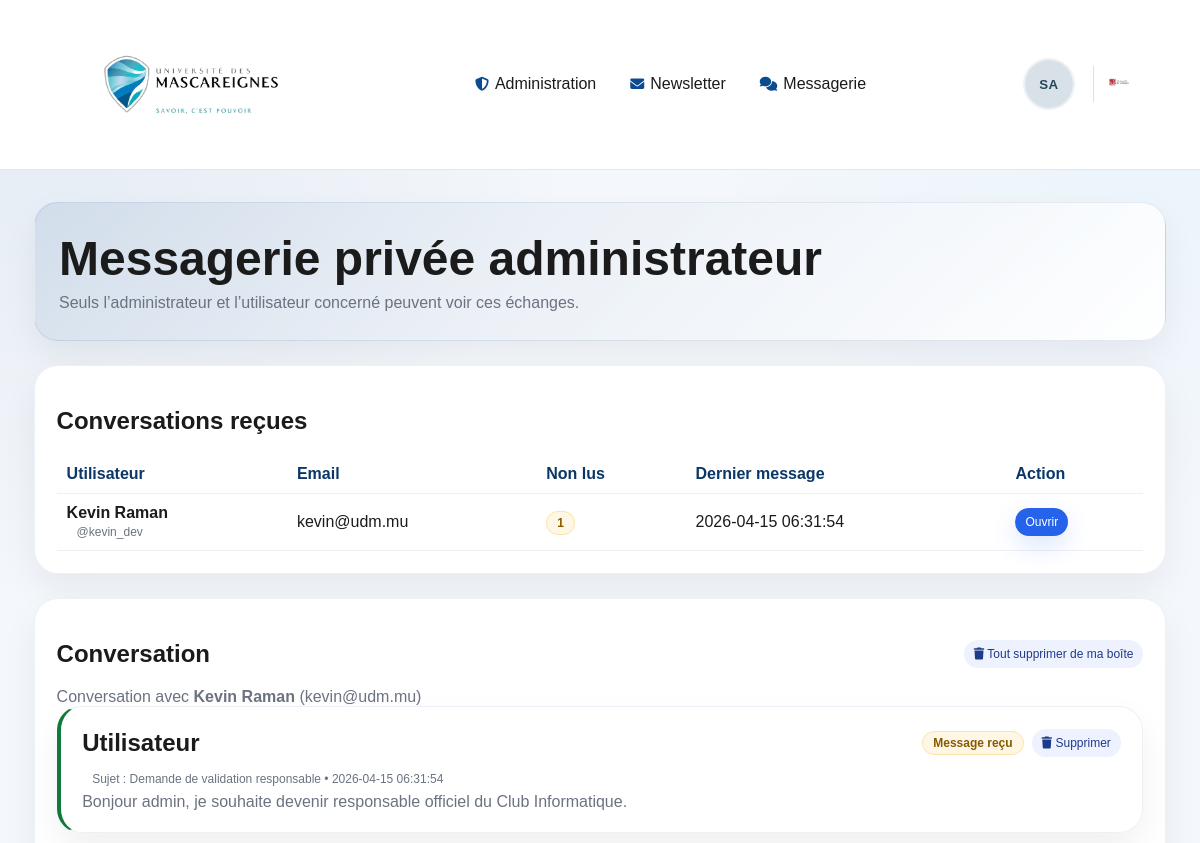
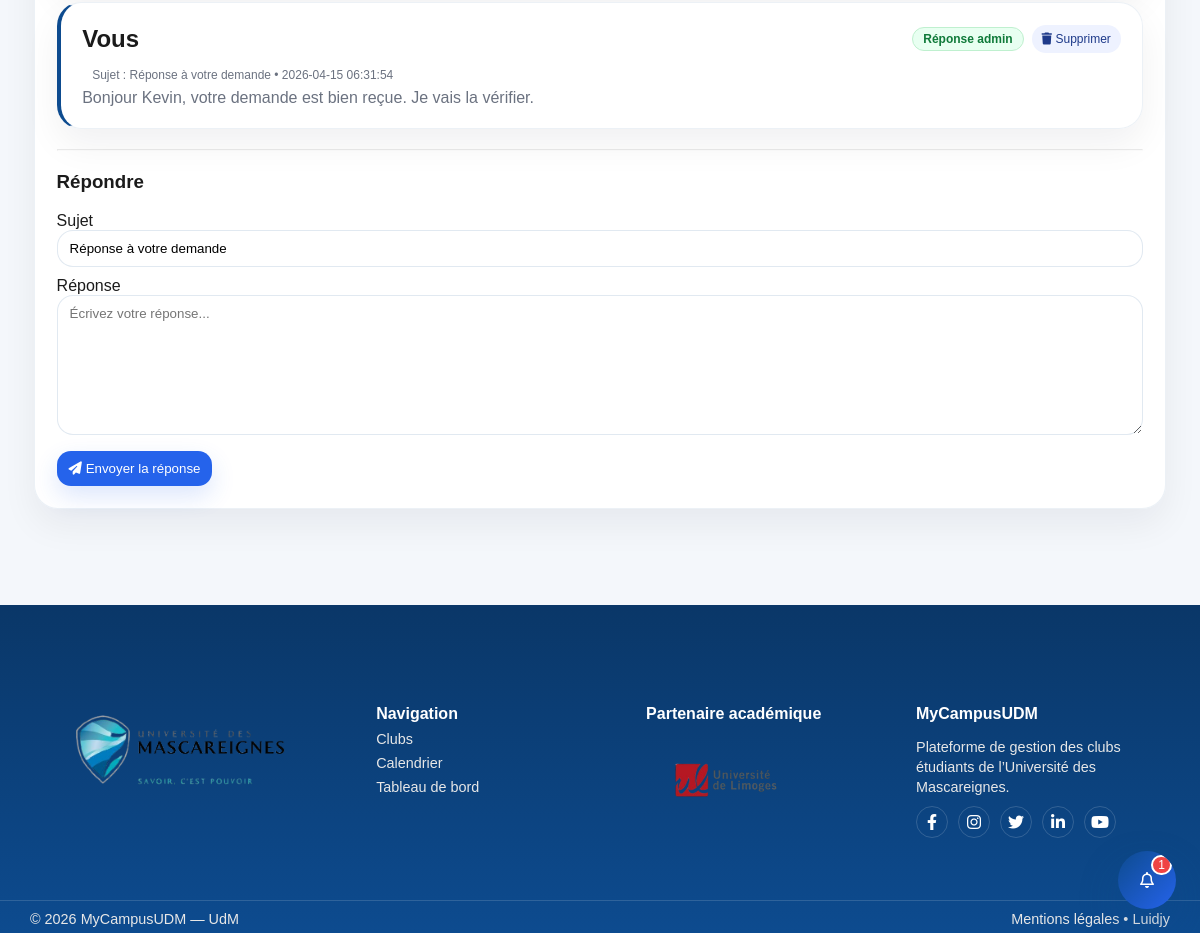
The app's page /MyCampusUdmClubsC5/messagerie_admin.php?user=2 (signed in) with its own data (2 pictures, top to bottom).
### tables this page shows
CREATE TABLE utilisateurs (
    id INT AUTO_INCREMENT PRIMARY KEY,
    nom VARCHAR(100) NOT NULL,
    prenom VARCHAR(100) NOT NULL,
    pseudo VARCHAR(50) DEFAULT NULL UNIQUE,
    email VARCHAR(150) NOT NULL UNIQUE,
    mot_de_passe_hash VARCHAR(255) NOT NULL,
    photo_profil VARCHAR(255) DEFAULT NULL,
    telephone VARCHAR(30) DEFAULT NULL,
    filiere VARCHAR(100) DEFAULT NULL,
    bio TEXT DEFAULT NULL,
    role ENUM('etudiant','responsable','admin') DEFAULT 'etudiant',
    statut ENUM('actif','inactif') DEFAULT 'actif',
    date_creation TIMESTAMP DEFAULT CURRENT_TIMESTAMP
);

CREATE TABLE messages_prives (
    id INT AUTO_INCREMENT PRIMARY KEY,
    expediteur_id INT NOT NULL,
    destinataire_id INT NOT NULL,
    sujet VARCHAR(200) NOT NULL,
    contenu TEXT NOT NULL,
    est_lu TINYINT(1) DEFAULT 0,
    supprime_par_expediteur TINYINT(1) NOT NULL DEFAULT 0,
    supprime_par_destinataire TINYINT(1) NOT NULL DEFAULT 0,
    date_envoi TIMESTAMP DEFAULT CURRENT_TIMESTAMP,
    INDEX idx_messages_expediteur (expediteur_id),
    INDEX idx_messages_destinataire (destinataire_id),
    FOREIGN KEY (expediteur_id) REFERENCES utilisateurs(id) ON DELETE CASCADE,
    FOREIGN KEY (destinataire_id) REFERENCES utilisateurs(id) ON DELETE CASCADE
);

### MyCampusUdmClubsC5/messagerie_admin.php (the view, shortened to what this page needs)
<?php
require "config/database.php";
$adminId = (int) $_SESSION["id"];
$selectedUserId = isset($_GET["user"]) ? (int) $_GET["user"] : 0;
$contactsStmt = $pdo->prepare("
    SELECT
        u.id,
        u.nom,
        u.prenom,
        u.pseudo,
        u.email,
        MAX(mp.date_envoi) AS dernier_message,
        SUM(
            CASE
                WHEN mp.destinataire_id = ? AND mp.est_lu = 0 AND mp.supprime_par_destinataire = 0 THEN 1
                ELSE 0
            END
        ) AS non_lus
    FROM messages_prives mp
    INNER JOIN utilisateurs u
        ON u.id = CASE
            WHEN mp.expediteur_id = ? THEN mp.destinataire_id
            ELSE mp.expediteur_id
        END
    WHERE (
            (mp.expediteur_id = ? AND mp.supprime_par_expediteur = 0)
         OR (mp.destinataire_id = ? AND mp.supprime_par_destinataire = 0)
    )
      AND u.id <> ?
      AND u.role <> 'admin'
    GROUP BY u.id, u.nom, u.prenom, u.pseudo, u.email
    ORDER BY dernier_message DESC
");
$contactsStmt->execute([$adminId, $adminId, $adminId, $adminId, $adminId]);
$contacts = $contactsStmt->fetchAll(PDO::FETCH_ASSOC);
$utilisateurSelectionne = null;
$messages = [];
$dernierSujet = "Réponse administrateur";
if ($selectedUserId > 0)
{
    $userStmt = $pdo->prepare("
        SELECT id, nom, prenom, pseudo, email
        FROM utilisateurs
        WHERE id = :id
          AND id <> :admin_id
          AND role <> 'admin'
        LIMIT 1
    ");
    $userStmt->execute([
        "id" => $selectedUserId,
        "admin_id" => $adminId
    ]);
    $utilisateurSelectionne = $userStmt->fetch(PDO::FETCH_ASSOC);
    if ($utilisateurSelectionne)
    {
        $messagesStmt = $pdo->prepare("
            SELECT mp.*, u.nom, u.prenom, u.pseudo
            FROM messages_prives mp
            INNER JOIN utilisateurs u ON u.id = mp.expediteur_id
            WHERE (
                    (mp.expediteur_id = :admin_id AND mp.destinataire_id = :user_id AND mp.supprime_par_expediteur = 0)
                 OR (mp.expediteur_id = :user_id AND mp.destinataire_id = :admin_id AND mp.supprime_par_destinataire = 0)
            )
            ORDER BY mp.date_envoi ASC, mp.id ASC
        ");
        $messagesStmt->execute([
            "admin_id" => $adminId,
            "user_id" => $selectedUserId
        ]);
        $messages = $messagesStmt->fetchAll(PDO::FETCH_ASSOC);
        if (!empty($messages))
        {
            $dernierMessage = end($messages);
            $dernierSujet = trim((string) $dernierMessage["sujet"]);
        }
    }
}
?>
<section class="entete-page">
    <h1>Messagerie privée administrateur</h1>
    <p class="texte-gris">Seuls l’administrateur et l’utilisateur concerné peuvent voir ces échanges.</p>
</section>
<section class="carte">
    <h2>Conversations reçues</h2>
    <?php if (empty($contacts)) : ?>
        <p class="texte-gris">Aucun message privé reçu pour le moment.</p>
    <?php else : ?>
        <table class="table">
            <thead>
                <tr>
                    <th>Utilisateur</th>
                    <th>Email</th>
                    <th>Non lus</th>
                    <th>Dernier message</th>
                    <th>Action</th>
                </tr>
            </thead>
            <tbody>
                <?php foreach ($contacts as $contact) : ?>
                    <tr>
                        <td>
                            <strong><?= htmlspecialchars(trim(($contact["prenom"] ?? "") . " " . ($contact["nom"] ?? ""))) ?></strong>
                            <?php if (!empty($contact["pseudo"])) : ?>
                                <br><span class="texte-gris petit">@<?= htmlspecialchars($contact["pseudo"]) ?></span>
                            <?php endif; ?>
                        </td>
                        <td><?= htmlspecialchars($contact["email"]) ?></td>
                        <td>
                            <?php if ((int) $contact["non_lus"] > 0) : ?>
                                <span class="badge badge-attente"><?= (int) $contact["non_lus"] ?></span>
                            <?php else : ?>
                                <span class="badge badge-actif">0</span>
                            <?php endif; ?>
                        </td>
                        <td><?= htmlspecialchars($contact["dernier_message"]) ?></td>
                        <td>
                            <a class="bouton petit" href="messagerie_admin.php?user=<?= (int) $contact["id"] ?>">
                                Ouvrir
                            </a>
                        </td>
                    </tr>
                <?php endforeach; ?>
            </tbody>
        </table>
    <?php endif; ?>
</section>
<section class="carte">
    <div class="carte-titre">
        <h2>Conversation</h2>
        <?php if ($utilisateurSelectionne && !empty($messages)) : ?>
            <form method="post" action="messagerie_admin.php?user=<?= (int) $utilisateurSelectionne["id"] ?>" onsubmit="return confirm('Supprimer tous les messages visibles de votre boîte ?');" style="margin:0;">
                <button type="submit" class="bouton bouton-secondaire petit">
                    <i class="fas fa-trash"></i> Tout supprimer de ma boîte
                </button>
            </form>
        <?php endif; ?>
    </div>
    <?php if (!$utilisateurSelectionne) : ?>
        <p class="texte-gris">Sélectionnez un utilisateur pour lire la conversation et répondre.</p>
    <?php else : ?>
        <p class="texte-gris">
            Conversation avec
            <strong><?= htmlspecialchars(trim(($utilisateurSelectionne["prenom"] ?? "") . " " . ($utilisateurSelectionne["nom"] ?? ""))) ?></strong>
            (<?= htmlspecialchars($utilisateurSelectionne["email"]) ?>)
        </p>
        <?php if (empty($messages)) : ?>
            <p class="texte-gris">Aucun message dans cette conversation.</p>
        <?php else : ?>
            <?php foreach ($messages as $message) : ?>
                <?php $envoyeParAdmin = (int) $message["expediteur_id"] === $adminId; ?>
                <article class="carte" style="margin-bottom:12px;border-left:4px solid <?= $envoyeParAdmin ? '#0d4b8f' : '#0f7a39' ?>;">
                    <div class="carte-titre">
                        <h2 style="margin:0;"><?= $envoyeParAdmin ? "Vous" : "Utilisateur" ?></h2>
                        <div style="display:flex;gap:8px;align-items:center;flex-wrap:wrap;">
                            <?php if ($envoyeParAdmin) : ?>
                                <span class="badge badge-actif">Réponse admin</span>
                            <?php else : ?>
                                <span class="badge badge-attente">Message reçu</span>
                            <?php endif; ?>
                            <form method="post" action="messagerie_admin.php?user=<?= (int) $utilisateurSelectionne["id"] ?>" onsubmit="return confirm('Supprimer ce message de votre boîte ?');" style="margin:0;">
                                <button type="submit" class="bouton bouton-secondaire petit">
                                    <i class="fas fa-trash"></i> Supprimer
                                </button>
                            </form>
                        </div>
                    </div>
                    <p class="petit texte-gris" style="margin-top:8px;">
                        Sujet : <?= htmlspecialchars($message["sujet"]) ?> • <?= htmlspecialchars($message["date_envoi"]) ?>
                    </p>
                    <p class="texte-gris"><?= nl2br(htmlspecialchars($message["contenu"])) ?></p>
                </article>
            <?php endforeach; ?>
        <?php endif; ?>
        <hr style="margin:20px 0;opacity:.2;">
        <h3>Répondre</h3>
        <form method="post" action="messagerie_admin.php?user=<?= (int) $utilisateurSelectionne["id"] ?>">
            <label>Sujet</label>
            <input
                type="text"
                name="sujet"
                class="champ"
                style="width:100%;margin-bottom:10px;"
                value="<?= htmlspecialchars($dernierSujet) ?>"
                required
            >
            <label>Réponse</label>
            <textarea
                name="contenu"
                class="champ"
                style="width:100%;min-height:140px;"
                placeholder="Écrivez votre réponse..."
                required
            ></textarea>
            <div class="carte-actions" style="margin-top:12px;">
                <button type="submit" class="bouton">
                    <i class="fas fa-paper-plane"></i> Envoyer la réponse
                </button>
            </div>
        </form>
    <?php endif; ?>
</section>

### MyCampusUdmClubsC5/css/style.css (style rules this page uses)
* { box-sizing: border-box; }
body { margin: 0; font-family: Arial, sans-serif; background: #f6f7fb; color: #1b1b1b; }
a { color: inherit; text-decoration: none; }
.entete-page h1 { margin: 0 0 6px; }
.texte-gris { color: #6b7280; margin: 0; }
.petit { font-size: 12px; }
.champ { padding: 10px 12px; border: 1px solid #dfe3ee; border-radius: 12px; background: #fff; min-width: 220px; }
.carte { background: #fff; border: 1px solid #e7e9f2; border-radius: 16px; padding: 14px; }
.carte-titre { display: flex; align-items: center; justify-content: space-between; gap: 10px; }
.carte-actions { display: flex; gap: 10px; flex-wrap: wrap; margin-top: 10px; }
.bouton { border: 0; background: #2563eb; color: #fff; padding: 10px 12px; border-radius: 12px; cursor: pointer; display: inline-block; }
.bouton-secondaire { background: #eef2ff; color: #1e3a8a; }
.petit { padding: 7px 10px; border-radius: 10px; }
.badge { font-size: 12px; padding: 4px 10px; border-radius: 999px; border: 1px solid transparent; }
.badge-actif { background: #e8fff1; color: #0f7a39; border-color: #bff0cf; }
.badge-attente { background: #fff7e6; color: #8a5a00; border-color: #ffe2a8; }
.table { width: 100%; border-collapse: collapse; margin-top: 8px; }
.table th, .table td { padding: 10px; border-bottom: 1px solid #eef0f7; text-align: left; }
textarea.champ { width: 100%; resize: vertical; min-height: 120px; font-family: Arial, sans-serif; }
.carte { transition: transform 0.25s ease, box-shadow 0.25s ease; }
.bouton { transition: transform 0.18s ease, filter 0.18s ease, box-shadow 0.18s ease; }

### MyCampusUdmClubsC5/css/site-main-footer.css (style rules this page uses)
:root { --udm-blue: #0d4b8f; --udm-blue-dark: #0a3768; --udm-aqua: #7dd3fc; --udm-white: #ffffff; --udm-text: #1f2937; --udm-muted: #64748b; --udm-surface: #ffffff; --udm-bg: #f4f7fb; }
body { background: radial-gradient(circle at top left, rgba(13,75,143,0.08), transparent 28%), radial-gradient(circle at top right, rgba(125,211,252,0.10), transparent 24%), var(--udm-bg); }
main.contenu.udm-main > section { margin-bottom: 1.5rem; }
main.contenu.udm-main .entete-page { background: linear-gradient(135deg, rgba(13,75,143,0.10), rgba(255,255,255,0.96)); border: 1px solid rgba(13,75,143,0.10); border-radius: 24px; padding: 1.75rem 1.5rem; box-shadow: 0 14px 34px rgba(15, 23, 42, 0.06); }
main.contenu.udm-main .entete-page h1 { font-size: clamp(2rem, 4vw, 3rem); margin-bottom: .5rem; }
main.contenu.udm-main .champ { border-radius: 16px; border: 1px solid rgba(13,75,143,0.12); background: #fff; box-shadow: inset 0 1px 0 rgba(255,255,255,0.7); }
main.contenu.udm-main .carte { background: rgba(255,255,255,0.96); border: 1px solid rgba(13,75,143,0.08); border-radius: 24px; padding: 1.35rem; box-shadow: 0 16px 36px rgba(15,23,42,0.06); }
main.contenu.udm-main .badge { font-weight: 600; }
main.contenu.udm-main .table th { color: var(--udm-blue-dark); }
main.contenu.udm-main .bouton { border-radius: 14px; box-shadow: 0 10px 24px rgba(37,99,235,0.16); }
main.contenu.udm-main .bouton-secondaire { box-shadow: none; }

### records on screen
utilisateurs: prenom+nom "Kevin Raman", pseudo "kevin_dev", email "kevin@udm.mu", non_lus "1", dernier_message "2026-04-15 06:31:54"
messages_prives: shows "Utilisateur", shows "Message reçu", sujet "Demande de validation responsable", date_envoi "2026-04-15 06:31:54", contenu "Bonjour admin, je souhaite devenir responsable officiel du Club Informatique."
messages_prives: shows "Vous", shows "Réponse admin", sujet "Réponse à votre demande", date_envoi "2026-04-15 06:31:54", contenu "Bonjour Kevin, votre demande est bien reçue. Je vais la vérifier."

### other values on screen
$userInitials "SA"
$notificationCount "1"
